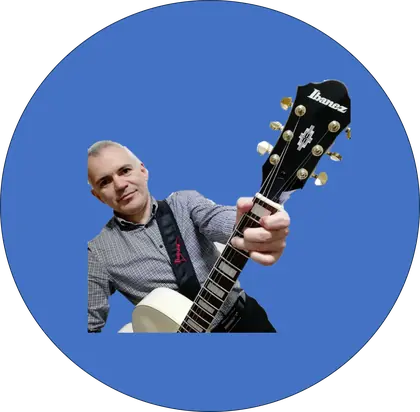
#> input picture Fondoapp-420.webp, 420 x 412 px
$ python optimize.py
#> lines starting #> are read from the running program, lines starting #| are printed output that depends on the picture
import os
import glob
from PIL import Image

def optimize_images():
    try:
        img = Image.open('Fondoapp-420.webp')
#> img is the input picture: PIL image 420x412 RGBA; mean R, G, B, A 61, 87.8, 136.8, 200.3
        img_logo = img.resize((70, 70), Image.Resampling.LANCZOS)
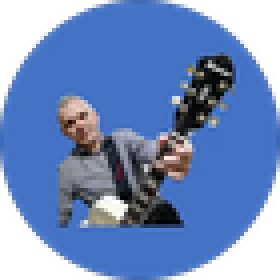
#> img_logo: PIL image 70x70 RGBA (shown 4 times larger); mean R, G, B, A 62.5, 90.4, 141.3, 200.3; transparent parts drawn white
        img_logo.save('Fondoapp-logo.webp')
        print("Created Fondoapp-logo.webp")
    except Exception as e:
        print(f"Image processing error: {e}")

def update_html_files():
    html_files = glob.glob('*.html')
    for file in html_files:
        with open(file, 'r', encoding='utf-8') as f:
            content = f.read()

        # Add defer to scripts
        if '<script src="site-performance.js"></script>' in content:
            content = content.replace('<script src="site-performance.js"></script>', '<script src="site-performance.js" defer></script>')
        if '<script src="cookie-banner.js"></script>' in content:
            content = content.replace('<script src="cookie-banner.js"></script>', '<script src="cookie-banner.js" defer></script>')

        # Replace logo in header
        content = content.replace('src="Fondoapp-420.webp" alt="Logo de Acordes Rafa" width="35" height="35"', 'src="Fondoapp-logo.webp" alt="Logo de Acordes Rafa" width="35" height="35"')

        with open(file, 'w', encoding='utf-8') as f:
            f.write(content)
    print("Updated HTML files.")

if __name__ == "__main__":
    optimize_images()
    update_html_files()
